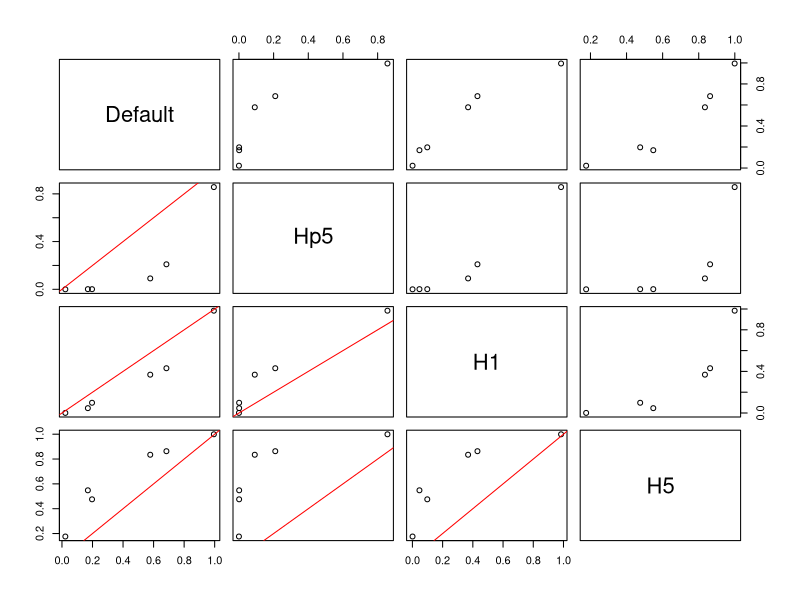
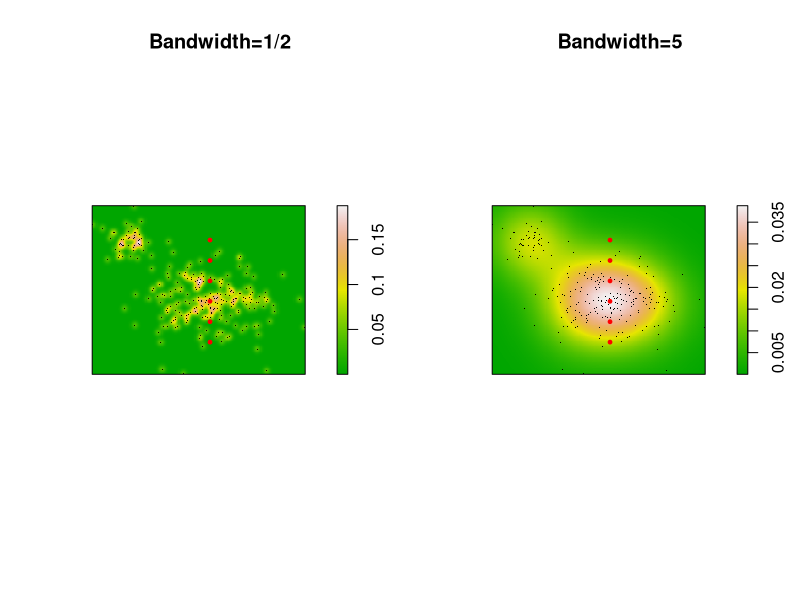
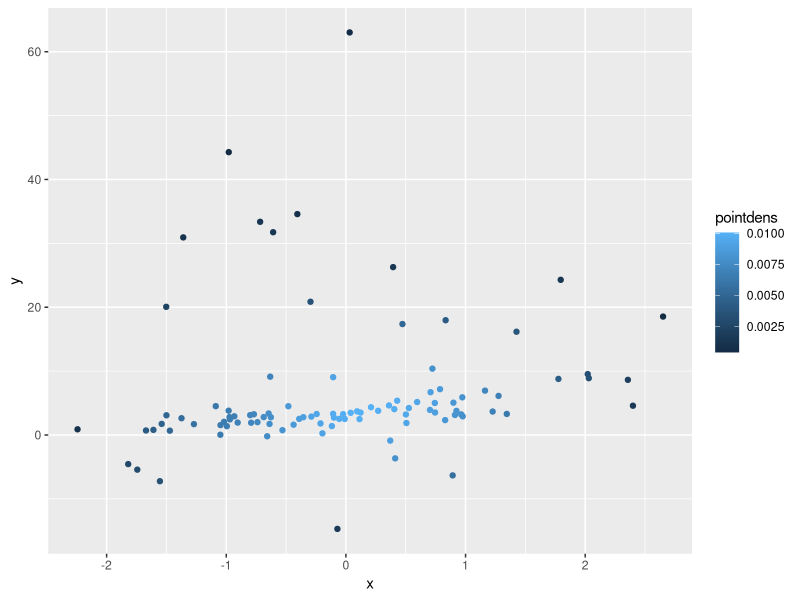

The R script that drew these images, in order:
##EXEMPLE 1 https://stats.stackexchange.com/questions/63447/integrating-kernel-density-estimator-in-2d 
#no estoy muy seguro de si lo podremos usar pero tiene relación con lo que dijo Erola sobre la 
#resolución de nuestro gráfico (modificando n y bandwidth)

library(MASS)     # kde2d
library(spatstat) # im class
f <- function(xy, n, x, y, ...) {
  #
  # Estimate the total where the density does not exceed that at (x,y).
  #
  # `xy` is a 2 by ... array of points.
  # `n`  specifies the numbers of rows and columns to use.
  # `x` and `y` are coordinates of "probe" points.
  # `...` is passed on to `kde2d`.
  #
  # Returns a list:
  #   image:    a raster of the kernel density
  #   integral: the estimates at the probe points.
  #   density:  the estimated densities at the probe points.
  #
  xy.kde <- kde2d(xy[1,], xy[2,], n=n, ...)
  xy.im <- im(t(xy.kde$z), xcol=xy.kde$x, yrow=xy.kde$y) # Allows interpolation $
  z <- interp.im(xy.im, x, y)                            # Densities at the probe points
  c.0 <- sum(xy.kde$z)                                   # Normalization factor $
  i <- sapply(z, function(a) sum(xy.kde$z[xy.kde$z < a])) / c.0
  return(list(image=xy.im, integral=i, density=z))
}
#
# Generate data.
#
n <- 256
set.seed(17)
xy <- matrix(c(rnorm(k <- ceiling(2*n * 0.8), mean=c(6,3), sd=c(3/2, 1)), 
               rnorm(2*n-k, mean=c(2,6), sd=1/2)), nrow=2)
#
# Example of using `f`.
#
y.probe <- 1:6
x.probe <- rep(6, length(y.probe))
lims <- c(min(xy[1,])-15, max(xy[1,])+15, min(xy[2,])-15, max(xy[2,]+15))
ex <- f(xy, 200, x.probe, y.probe, lim=lims)
ex$density; ex$integral
#
# Compare the effects of raster resolution and bandwidth.
#
res <- c(8, 40, 200, 1000)
system.time(
  est.0 <- sapply(res, 
                  function(i) f(xy, i, x.probe, y.probe, lims=lims)$integral))
est.0
system.time(
  est.1 <- sapply(res, 
                  function(i) f(xy, i, x.probe, y.probe, h=1, lims=lims)$integral))
est.1
system.time(
  est.2 <- sapply(res, 
                  function(i) f(xy, i, x.probe, y.probe, h=1/2, lims=lims)$integral))
est.2
system.time(
  est.3 <- sapply(res, 
                  function(i) f(xy, i, x.probe, y.probe, h=5, lims=lims)$integral))
est.3
results <- data.frame(Default=est.0[,4], Hp5=est.2[,4], 
                      H1=est.1[,4], H5=est.3[,4])
#
# Compare the integrals at the highest resolution.
#
par(mfrow=c(1,1))
panel <- function(x, y, ...) {
  points(x, y)
  abline(c(0,1), col="Red")
}
pairs(results, lower.panel=panel)
#
# Display two of the density estimates, the data, and the probe points.
#
par(mfrow=c(1,2))
xy.im <- f(xy, 200, x.probe, y.probe, h=0.5)$image
plot(xy.im, main="Bandwidth=1/2", col=terrain.colors(256))
points(t(xy), pch=".", col="Black")
points(x.probe, y.probe, pch=19, col="Red", cex=.5)

xy.im <- f(xy, 200, x.probe, y.probe, h=5)$image
plot(xy.im, main="Bandwidth=5", col=terrain.colors(256))
points(t(xy), pch=".", col="Black")
points(x.probe, y.probe, pch=19, col="Red", cex=.5)

##EXEMPLE 2 https://stackoverflow.com/questions/16201906/how-can-i-get-the-value-of-a-kernel-density-estimate-at-specific-points
# Me gusta el planteamiento

#If I understand what you want to do, it could be achieved by fitting a smoothing model to 
#the grid density estimate and then using that to predict the density at each point you are 
#interested in. For example:



  # Simulate some data and put in data frame DF
  n <- 100
  x <- rnorm(n)
  y <- 3 + 2* x * rexp(n) + rnorm(n)
  # add some outliers
  y[sample(1:n,20)] <- rnorm(20,20,20)
  DF <- data.frame(x,y)
  
  # Calculate 2d density over a grid
  library(MASS)
  dens <- kde2d(x,y)
  
  # create a new data frame of that 2d density grid
  # (needs checking that I haven't stuffed up the order here of z?)
  gr <- data.frame(with(dens, expand.grid(x,y)), as.vector(dens$z))
  names(gr) <- c("xgr", "ygr", "zgr")
  
  # Fit a model
  mod <- loess(zgr~xgr*ygr, data=gr)
  
  # Apply the model to the original data to estimate density at that point
  DF$pointdens <- predict(mod, newdata=data.frame(xgr=x, ygr=y))
  DF
  # Draw plot
  library(ggplot2)
  ggplot(DF, aes(x=x,y=y, color=pointdens)) + geom_point()
  
# EXEMPLE 3 https://stackoverflow.com/questions/37356825/calculate-the-volume-under-a-plot-of-kernel-bivariate-density-estimation
#Ejemplo en el que un hombre quiere encontrar la "información mutua" usando una doble integral
# para descubrir el volumen bajo la superficie. Otra persona le responde (mirar el link)
# Aun así creo que no nos acaba de servir porque compara x e y y nosotros queremos comparar país
 
   ## sample data: bivariate normal, with covariance/correlation 0
  set.seed(123); x <- rnorm(1000, 0, 2)  ## marginal variance: 4
  set.seed(456); y <- rnorm(1000, 0, 2)  ## marginal variance: 4
  
  ## load MASS
  library(MASS)
  
  ## domain:
  xlim <- range(x)
  ylim <- range(y)
  ## 2D Kernel Density Estimation
  den <- kde2d(x, y, n = 100, lims = c(xlim, ylim))
  ##persp(den$x,den$y,den$z)
  z <- den$z  ## extract density
  
  ## den$x, den$y expands a 2D grid, with den$z being density on each grid cell
  ## numerical integration is straighforward, by aggregation over all cells
  ## the size of each grid cell (a rectangular cell) is:
  cell_size <- (diff(xlim) / 100) * (diff(ylim) / 100)
  
  ## normalizing constant; ideally should be 1, but actually only close to 1 due to discretization
  norm <- sum(z) * cell_size
  
  ## your integrand: z * log(z) * (-1):
  integrand <- z * log(z) * (-1)
  
  ## get numerical integral by summation:
  entropy <- sum(integrand) * cell_size
  
  ## self-normalization:
  entropy <- entropy / norm
  
## Articulo sobre kernel y PCA, no consigo verlo entero, pero me gustaria ver la parte de metodos
  #https://www.researchgate.net/publication/223217377_The_application_of_principal_component_analysis_and_kernel_density_estimation_to_enhance_process_monitoring
  
##Calculando solapamiento en Kernel pero 1D, podria darnos una idea de como hacerlo en 2D?
  #https://stats.stackexchange.com/questions/97596/how-to-calculate-overlap-between-empirical-probability-densities 
  
## Habla de una función "PCAbipl.density" aunque no la consigo encontrar
  #https://books.google.es/books?id=66gQCi5JOKYC&pg=PA116&lpg=PA116&dq=density+of+PCA+kde2d&source=bl&ots=t9y7WApjA8&sig=LxJrPOohiyt2_C8B8hS-Z5Xej78&hl=es&sa=X&ved=0ahUKEwixt53Ag7XcAhUEIVAKHUa8C2AQ6AEITTAE#v=onepage&q=density%20of%20PCA%20kde2d&f=false
  
## Plots de densidad con isolineas de densidad, para echar un ojo 
  #https://stats.stackexchange.com/questions/31726/scatterplot-with-contour-heat-overlay

## Solapamiento de dos distribuciones 2D diferente, ejemplo
  #https://stats.stackexchange.com/questions/31726/scatterplot-with-contour-heat-overlay 
  
 
## Un paquete con una función "overlap", pero tengo que mirarlo mejor y el ejemplo se basa en 
   #interacción entre animales 
  #http://phylodiversity.net/azanne/csfar/images/e/e6/Adehabitat.pdf
   ??kerneloverlap

## Paquete SynRNASeqNet con la función parMIKD(parallel Kernel density mutual info. estimate)
  #aun así es con kernel 1D, no 2D 
  #https://cran.r-project.org/web/packages/synRNASeqNet/synRNASeqNet.pdf
  
#dar un vistazo: 

##Eliminación de puntos cuando hay alta densidad (solo si usamos plantas), ahora no interesa
#https://www.rdocumentation.org/packages/ggpmisc/versions/0.2.17/topics/stat_dens2d_filter

##http://adegenet.r-forge.r-project.org/files/practical-day3.1.1.pdf (hacer un vistazo)
